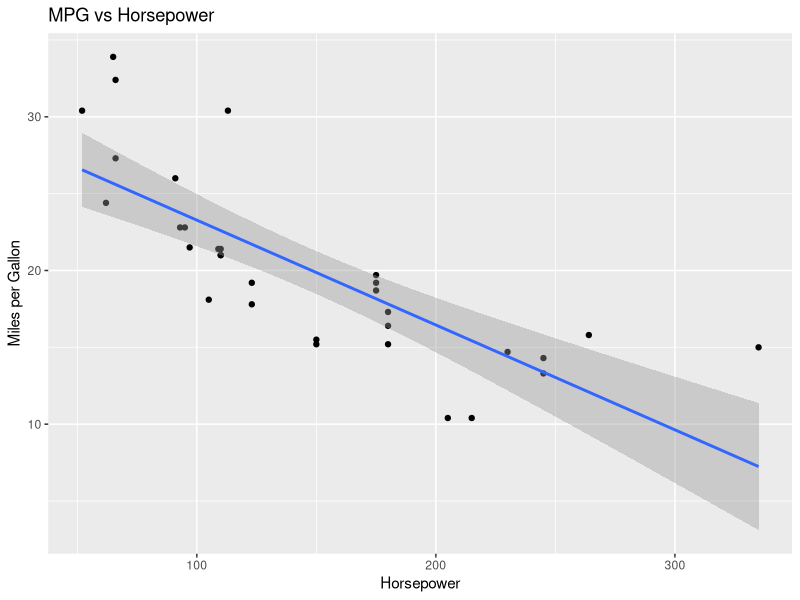

Recreate this plot in R.
# R Data Analysis Practice

# Load libraries
library(ggplot2)
library(dplyr)

# Load built-in dataset
data(mtcars)

# View first rows
head(mtcars)

# Summary statistics
summary(mtcars)

# Correlation between mpg and horsepower
cor(mtcars$mpg, mtcars$hp)

# T-test comparing automatic vs manual transmission
t.test(mpg ~ am, data = mtcars)

# Scatter plot with regression line
ggplot(mtcars, aes(x = hp, y = mpg)) +
  geom_point() +
  geom_smooth(method = "lm") +
  labs(title = "MPG vs Horsepower",
       x = "Horsepower",
       y = "Miles per Gallon")
